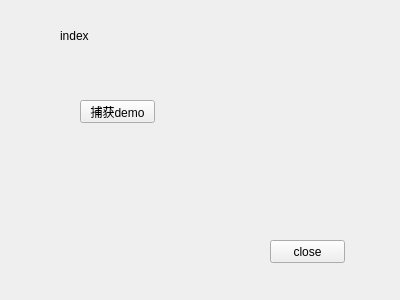
<?xml version="1.0" encoding="UTF-8"?>
<ui version="4.0">
 <class>Index</class>
 <widget class="QWidget" name="Index">
  <property name="geometry">
   <rect>
    <x>0</x>
    <y>0</y>
    <width>400</width>
    <height>300</height>
   </rect>
  </property>
  <property name="windowTitle">
   <string>Index</string>
  </property>
  <widget class="QLabel" name="label">
   <property name="geometry">
    <rect>
     <x>60</x>
     <y>30</y>
     <width>54</width>
     <height>12</height>
    </rect>
   </property>
   <property name="text">
    <string>index</string>
   </property>
  </widget>
  <widget class="QPushButton" name="goCaptureButton">
   <property name="geometry">
    <rect>
     <x>80</x>
     <y>100</y>
     <width>75</width>
     <height>23</height>
    </rect>
   </property>
   <property name="text">
    <string>捕获demo</string>
   </property>
  </widget>
  <widget class="QPushButton" name="closeButton">
   <property name="geometry">
    <rect>
     <x>270</x>
     <y>240</y>
     <width>75</width>
     <height>23</height>
    </rect>
   </property>
   <property name="text">
    <string>close</string>
   </property>
  </widget>
 </widget>
 <layoutdefault spacing="6" margin="11"/>
 <resources/>
 <connections>
  <connection>
   <sender>closeButton</sender>
   <signal>clicked()</signal>
   <receiver>Index</receiver>
   <slot>close()</slot>
   <hints>
    <hint type="sourcelabel">
     <x>303</x>
     <y>254</y>
    </hint>
    <hint type="destinationlabel">
     <x>229</x>
     <y>251</y>
    </hint>
   </hints>
  </connection>
 </connections>
 <slots>
  <slot>goCapture()</slot>
 </slots>
</ui>
